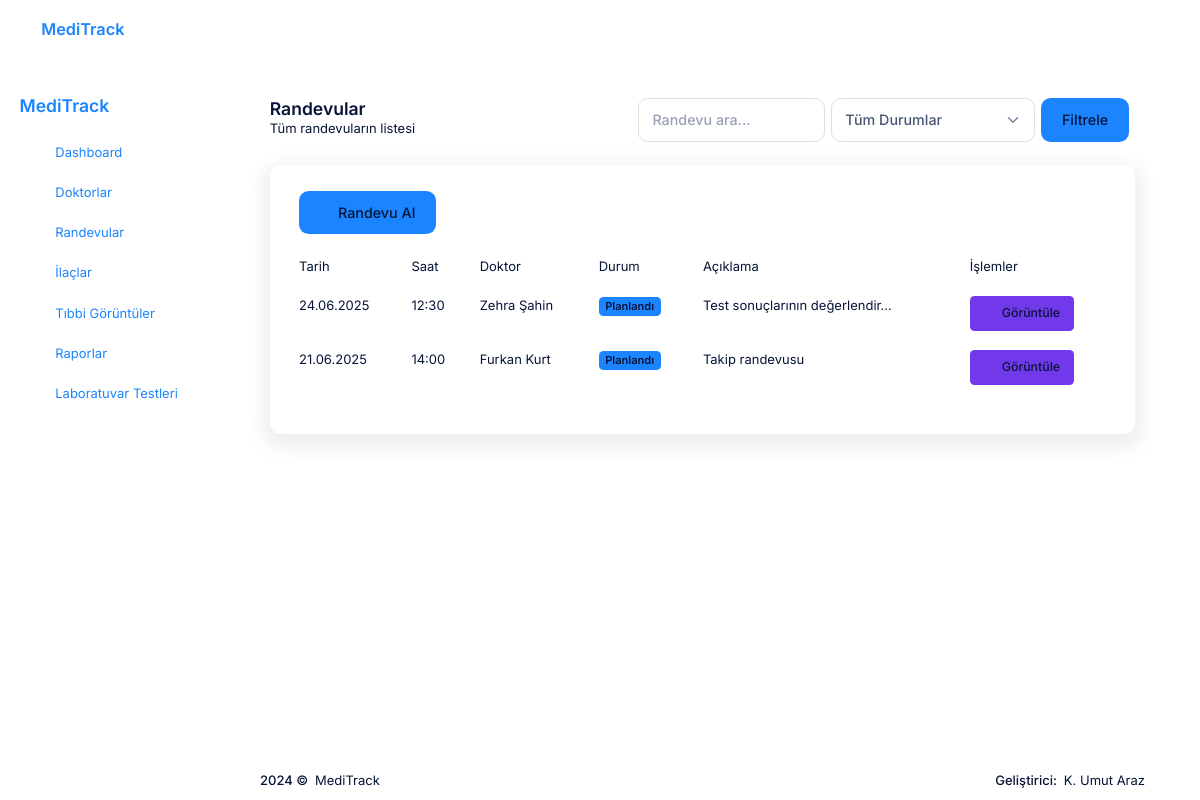
Page /core/appointments/ (signed in) on the earlier database version.
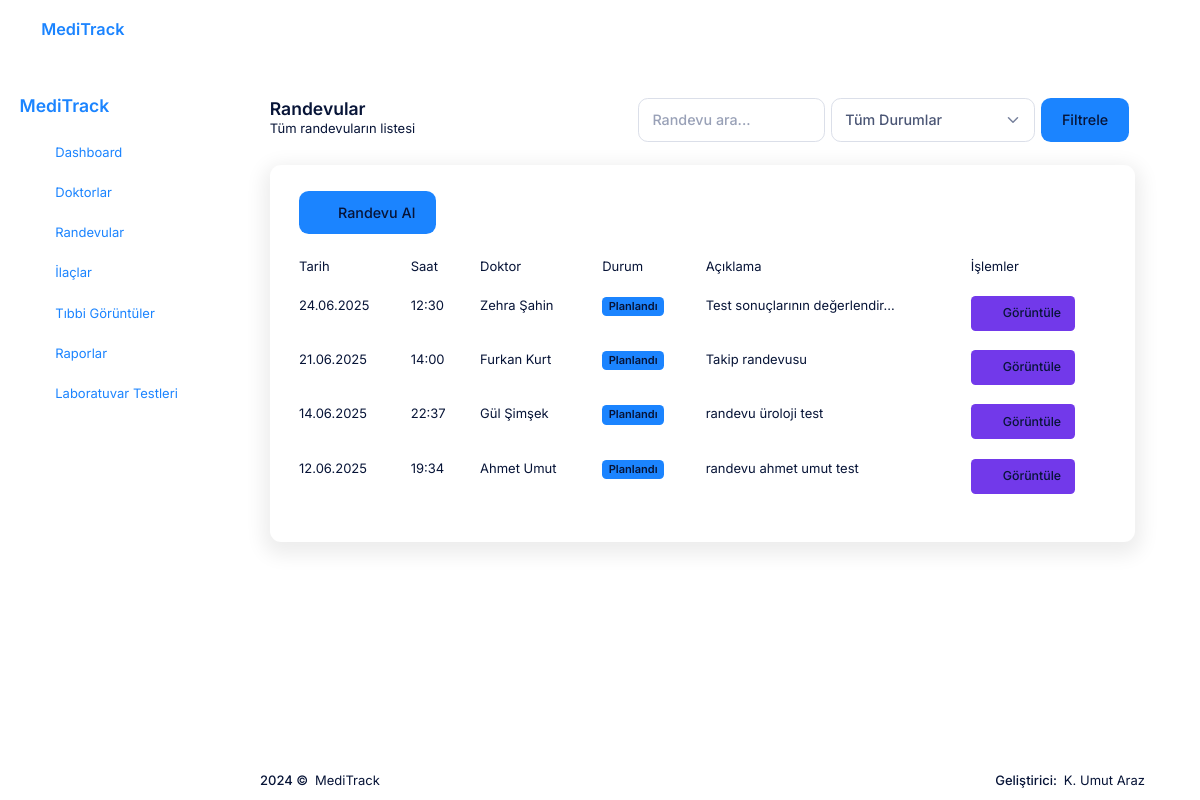
Same page on the later database version.
### appointments/models.py (models this page shows, shortened)
class Appointment(models.Model):
    STATUS_CHOICES = [
        ('planned', _('Planlandı')),
        ('completed', _('Tamamlandı')),
        ('cancelled', _('İptal Edildi')),
    ]
    patient = models.ForeignKey(
        settings.AUTH_USER_MODEL,
        on_delete=models.CASCADE,
        related_name='patient_appointments',
        verbose_name=_('Hasta'),
        limit_choices_to={'user_type': 'patient'}
    )
    doctor = models.ForeignKey(
        settings.AUTH_USER_MODEL,
        on_delete=models.CASCADE,
        related_name='doctor_appointments',
        verbose_name=_('Doktor'),
        limit_choices_to={'user_type': 'doctor'}
    )
    date = models.DateField(
        verbose_name=_('Tarih')
    )
    time = models.TimeField(
        verbose_name=_('Saat')
    )
    description = models.TextField(
        blank=True,
        null=True,
        verbose_name=_('Açıklama')
    )
    status = models.CharField(
        max_length=20,
        choices=STATUS_CHOICES,
        default='planned',
        verbose_name=_('Durum')
    )
    created_at = models.DateTimeField(
        auto_now_add=True,
        verbose_name=_('Oluşturulma Tarihi')
    )
    updated_at = models.DateTimeField(
        auto_now=True,
        verbose_name=_('Güncellenme Tarihi')
    )
    class Meta:
        verbose_name = _('Randevu')
        verbose_name_plural = _('Randevular')
        ordering = ['-date', '-time']

### users/models.py (models this page shows, shortened)
class User(AbstractUser):
    USER_TYPE_CHOICES = [
        ('patient', _('Hasta')),
        ('doctor', _('Doktor')),
        ('receptionist', _('Resepsiyonist')),
        ('admin', _('Admin')),
    ]
    user_type = models.CharField(
        max_length=20,
        choices=USER_TYPE_CHOICES,
        default='patient',
        verbose_name=_('Kullanıcı Tipi')
    )
    specialization = models.CharField(
        max_length=100,
        blank=True,
        null=True,
        verbose_name=_('Uzmanlık Alanı')
    )
    date_of_birth = models.DateField(
        blank=True,
        null=True,
        verbose_name=_('Doğum Tarihi')
    )
    phone_number = models.CharField(
        max_length=20,
        blank=True,
        null=True,
        verbose_name=_('Telefon Numarası')
    )
    address = models.TextField(
        blank=True,
        null=True,
        verbose_name=_('Adres')
    )
    blood_type = models.CharField(
        max_length=10,
        blank=True,
        null=True,
        verbose_name=_('Kan Grubu')
    )
    def is_patient(self):
        return self.user_type == 'patient'
    def is_doctor(self):
        return self.user_type == 'doctor'
    def is_receptionist(self):
        return self.user_type == 'receptionist'
    def is_admin_user(self):
        return self.user_type == 'admin'
    class Meta:
        verbose_name = _('Kullanıcı')
        verbose_name_plural = _('Kullanıcılar')

### core/views.py (the view, shortened to what this page needs)
# urls.py: path('appointments/', views.AppointmentListView.as_view(), name='appointment-list'),
class AppointmentListView(LoginRequiredMixin, ListView):
    model = Appointment
    template_name = 'core/appointment_list.html'
    context_object_name = 'appointments'
    def get_queryset(self):
        queryset = super().get_queryset()
        user = self.request.user
        status = self.request.GET.get('status')
        search = self.request.GET.get('search')
        if user.is_patient():
            queryset = queryset.filter(patient=user)
        elif user.is_doctor():
            queryset = queryset.filter(doctor=user)
        if status:
            queryset = queryset.filter(status=status)
        return queryset.order_by('-date', '-time')

### Templates/core/appointment_list.html (shortened to what this page needs)
{% extends 'core/base.html' %}
{% load static %}
{% block content %}
<div class="container py-4">
    <div class="row mb-4">
        <div class="col">
            <h1 class="h3 mb-0">Randevular</h1>
            <p class="text-muted">Tüm randevuların listesi</p>
        </div>
        <div class="col-auto">
            <div class="d-flex">
                <form method="get" class="d-flex me-2">
                    <input type="text" name="search" class="form-control me-2" placeholder="Randevu ara..." value="{{ request.GET.search }}">
                    <select name="status" class="form-select me-2">
                        <option value="">Tüm Durumlar</option>
                    </select>
                    <button type="submit" class="btn btn-primary">Filtrele</button>
                </form>
            </div>
        </div>
    </div>
    <div class="card shadow">
        <div class="card-body">
            {% if user.is_patient %}
            <div class="mb-4">
                <a href="{% url 'appointment-create' %}" class="btn btn-primary">
                    <i class="fas fa-calendar-plus"></i> Randevu Al
                </a>
            </div>
            {% endif %}
            <div class="table-responsive">
                <table class="table table-hover">
                    <thead>
                        <tr>
                            <th>Tarih</th>
                            <th>Saat</th>
                            {% if not user.is_doctor %}
                                <th>Doktor</th>
                            {% endif %}
                            <th>Durum</th>
                            <th>Açıklama</th>
                            <th>İşlemler</th>
                        </tr>
                    </thead>
                    <tbody>
                        {% if appointments %}
                            {% for appointment in appointments %}
                                <tr>
                                    <td>{{ appointment.date|date:"d.m.Y" }}</td>
                                    <td>{{ appointment.time|time:"H:i" }}</td>
                                    {% if not user.is_doctor %}
                                        <td>{{ appointment.doctor.get_full_name }}</td>
                                    {% endif %}
                                    <td>
                                        {% if appointment.status == 'planned' %}
                                            <span class="badge bg-primary">Planlandı</span>
                                        {% elif appointment.status == 'completed' %}
                                            <span class="badge bg-success">Tamamlandı</span>
                                        {% elif appointment.status == 'cancelled' %}
                                            <span class="badge bg-danger">İptal Edildi</span>
                                        {% endif %}
                                    </td>
                                    <td>{{ appointment.description|truncatechars:30 }}</td>
                                    <td>
                                        <a href="{% url 'appointment-detail' appointment.id %}" class="btn btn-sm btn-info">
                                            <i class="fas fa-eye"></i> Görüntüle
                                        </a>
                                    </td>
                                </tr>
                            {% endfor %}
                        {% else %}
                            <tr>
                                <td colspan="7" class="text-center">Randevu bulunamadı.</td>
                            </tr>
                        {% endif %}
                    </tbody>
                </table>
            </div>
        </div>
    </div>
</div>
{% endblock %}

### Templates/core/base.html (shortened to what this page needs)
<!DOCTYPE html>
<html lang="tr">
<head>
    <link href="https://cdn.jsdelivr.net/npm/bootstrap@5.3.0/dist/css/bootstrap.min.css" rel="stylesheet">
    {% load static %}
    <link href="{% static 'assets/plugins/global/plugins.bundle.css' %}" rel="stylesheet" type="text/css" />
    <link href="{% static 'assets/css/style.bundle.css' %}" rel="stylesheet" type="text/css" />
</head>
<body id="kt_app_body" data-kt-app-header-fixed="true" data-kt-app-header-fixed-mobile="true"
      data-kt-app-sidebar-enabled="true" data-kt-app-sidebar-fixed="true" data-kt-app-sidebar-hoverable="true"
      data-kt-app-sidebar-push-toolbar="true" data-kt-app-sidebar-push-footer="true" data-kt-app-toolbar-enabled="true"
      class="app-default">
    <div class="d-flex flex-column flex-root app-root" id="kt_app_root">
        <div class="app-page flex-column flex-column-fluid" id="kt_app_page">
            <div id="kt_app_header" class="app-header d-flex flex-column flex-stack">
                <div class="d-flex align-items-center flex-grow-1">
                    <div class="app-header-logo d-flex align-items-center ps-lg-5" id="kt_app_header_logo">
                        <div id="kt_app_sidebar_toggle" class="app-sidebar-toggle btn btn-sm btn-icon bg-body btn-color-gray-500 btn-active-color-primary w-25px h-25px ms-n2 me-2 d-none d-lg-flex">
                            <i class="ki-outline ki-abstract-14 fs-4"></i>
                        </div>
                        <a href="{% url 'home' %}" class="app-sidebar-logo me-5">
                            <h3 class="text-primary m-0 fs-4">MediTrack</h3>
                        </a>
                    </div>
                    <div class="app-navbar flex-grow-1 justify-content-end" id="kt_app_header_navbar">
                        {% if user.is_authenticated %}
                        <div class="app-navbar-item ms-1 ms-lg-3">
                            <div class="btn btn-icon btn-custom btn-active-color-primary w-30px h-30px" data-kt-menu-trigger="{default: 'click', lg: 'hover'}" data-kt-menu-attach="parent" data-kt-menu-placement="bottom-end">
                                <i class="ki-outline ki-user fs-2"></i>
                            </div>
                        </div>
                        {% else %}
                        <div class="app-navbar-item ms-1 ms-lg-3">
                            <a href="{% url 'login' %}" class="btn btn-sm btn-primary">Giriş Yap</a>
                        </div>
                        {% endif %}
                    </div>
                </div>
            </div>
            <div id="kt_app_sidebar" class="app-sidebar flex-column" data-kt-drawer="true" data-kt-drawer-name="app-sidebar" data-kt-drawer-activate="{default: true, lg: false}" data-kt-drawer-overlay="true" data-kt-drawer-width="225px" data-kt-drawer-direction="start" data-kt-drawer-toggle="#kt_app_sidebar_mobile_toggle">
                <div class="app-sidebar-logo px-6" id="kt_app_sidebar_logo">
                    <a href="{% url 'home' %}">
                        <h3 class="text-primary m-0">MediTrack</h3>
                    </a>
                </div>
                <div class="app-sidebar-menu overflow-hidden flex-column-fluid">
                    <div id="kt_app_sidebar_menu_wrapper" class="app-sidebar-wrapper hover-scroll-overlay-y my-5" data-kt-scroll="true">
                        <div class="menu menu-column menu-rounded menu-sub-indention px-3" id="#kt_app_sidebar_menu">
                            <div class="menu-item">
                                <a class="menu-link" href="{% url 'dashboard' %}">
                                    <span class="menu-icon">
                                        <i class="ki-outline ki-home-2 fs-2"></i>
                                    </span>
                                    <span class="menu-title">Dashboard</span>
                                </a>
                            </div>
                            {% if user.is_authenticated %}
                                <div class="menu-item">
                                    <a class="menu-link" href="{% url 'doctor-list' %}">
                                        <span class="menu-icon">
                                            <i class="ki-outline ki-abstract-26 fs-2"></i>
                                        </span>
                                        <span class="menu-title">Doktorlar</span>
                                    </a>
                                </div>
                                <div class="menu-item">
                                    <a class="menu-link" href="{% url 'appointment-list' %}">
                                        <span class="menu-icon">
                                            <i class="ki-outline ki-calendar fs-2"></i>
                                        </span>
                                        <span class="menu-title">Randevular</span>
                                    </a>
                                </div>
                                <div class="menu-item">
                                    <a class="menu-link" href="{% url 'medication_list' %}">
                                        <span class="menu-icon">
                                            <i class="fas fa-pills fs-2"></i>
                                        </span>
                                        <span class="menu-title">İlaçlar</span>
                                    </a>
                                </div>
                                <div class="menu-item">
                                    <a class="menu-link" href="{% url 'medical-image-list' %}">
                                        <span class="menu-icon">
                                            <i class="fas fa-x-ray fs-2"></i>
                                        </span>
                                        <span class="menu-title">Tıbbi Görüntüler</span>
                                    </a>
                                </div>
                                <div class="menu-item">
                                    <a class="menu-link" href="{% url 'report-list' %}">
                                        <span class="menu-icon">
                                            <i class="fas fa-file-medical-alt fs-2"></i>
                                        </span>
                                        <span class="menu-title">Raporlar</span>
                                    </a>
                                </div>
                                <div class="menu-item">
                                    <a class="menu-link" href="{% url 'lab-test-list' %}">
                                        <span class="menu-icon">
                                            <i class="fas fa-flask fs-2"></i>
                                        </span>
                                        <span class="menu-title">Laboratuvar Testleri</span>
                                    </a>
                                </div>
                            {% endif %}
                        </div>
                    </div>
                </div>
            </div>
            <div class="app-main flex-column flex-row-fluid" id="kt_app_main">
                <div class="d-flex flex-column flex-column-fluid">
                    <div id="kt_app_content" class="app-content flex-column-fluid">
                        <div id="kt_app_content_container" class="app-container container-fluid">
                            {% block content %}{% endblock %}
                        </div>
                    </div>
                    <div id="kt_app_footer" class="app-footer">
                        <div class="app-container container-fluid d-flex flex-column flex-md-row flex-center flex-md-stack py-3">
                            <div class="text-gray-900 order-2 order-md-1">
                                <span class="text-muted fw-semibold me-1">2024 &copy;</span>
                                <a href="{% url 'home' %}" class="text-gray-800 text-hover-primary">MediTrack</a>
                            </div>
                            <div class="text-gray-900 order-1 order-md-2">
                                <span class="text-muted fw-semibold">Geliştirici:</span>
                                <span class="text-gray-800 text-hover-primary ms-1">K. Umut Araz</span>
                            </div>
                        </div>
                    </div>
                </div>
            </div>
        </div>
    </div>
</body>
</html>

### Templates/core/base.html (style rules this page uses)
#kt_app_sidebar { z-index: 100; position: fixed; top: 0; left: 0; bottom: 0; width: 225px; }
#kt_app_main { padding-left: 225px; padding-top: 60px; }
.app-header { height: 60px !important; min-height: 60px !important; }
.app-header .app-header-logo, .app-header .app-navbar { height: 60px !important; }

Differences in the rows shown:
added Appointment: date "14.06.2025", time "22:37", doctor.get_full_name "Gül Şimşek", status "Planlandı", description "randevu üroloji test"
added Appointment: date "12.06.2025", time "19:34", doctor.get_full_name "Ahmet Umut", status "Planlandı", description "randevu ahmet umut test"
